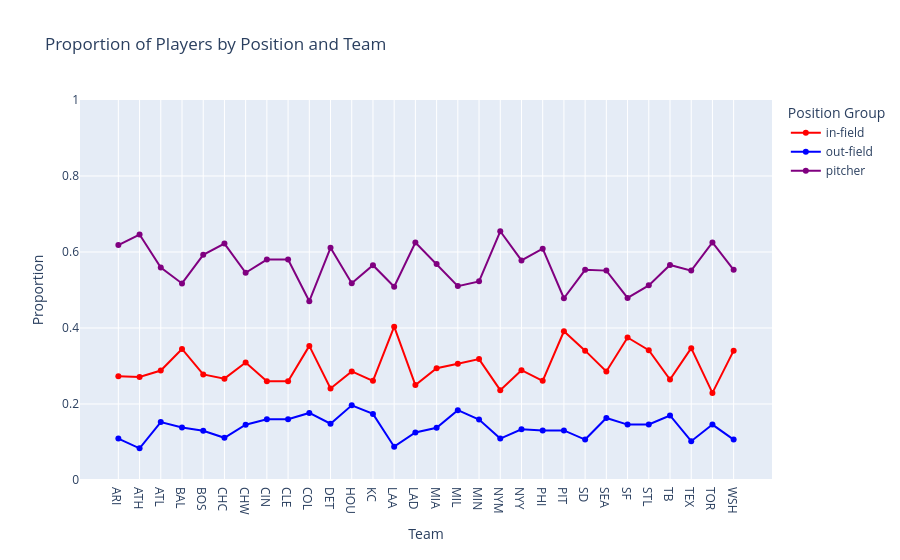

Notebook source saved alongside this figure:
### Markdown cell above
We can visualize the results of a cross tabulation with a **line plot** using the `px.line()` function. 
* This constructs one line per label of the first categorical variable, plotted against the labels of the second categorical variable. 
* It generalizes the bar chart we used to visualize one categorical variable.

### Code cell
pos_team_tab = pd.crosstab(mlb_salaries["Team"], mlb_salaries["PositionGroup"], normalize = "index")
pos_team_fig = px.line(pos_team_tab, 
                       labels = {"value":"Proportion",
                                 "PositionGroup":"Position Group"},
                       title = "Proportion of Players by Position and Team",
                       range_y = [0,1],
                       markers = True,
                       color_discrete_sequence=["red", "blue", "purple"])
pos_team_fig.show()

### Figure 1 — Plotly figure (JSON) as saved in the notebook; plotly's stock layout.template omitted (floating-point values rounded to 4 significant figures)
{"data": [{"hovertemplate": "Position Group=in-field<br>Team=%{x}<br>Proportion=%{y}<extra></extra>", "legendgroup": "in-field", "line": {"color": "red", "dash": "solid"}, "marker": {"symbol": "circle"}, "mode": "lines+markers", "name": "in-field", "orientation": "v", "showlegend": true, "type": "scatter", "x": ["ARI", "ATH", "ATL", "BAL", "BOS", "CHC", "CHW", "CIN", "CLE", "COL", "DET", "HOU", "KC", "LAA", "LAD", "MIA", "MIL", "MIN", "NYM", "NYY", "PHI", "PIT", "SD", "SEA", "SF", "STL", "TB", "TEX", "TOR", "WSH"], "xaxis": "x", "y": [0.2727, 0.2708, 0.2881, 0.3448, 0.2778, 0.2667, 0.3091, 0.26, 0.26, 0.3529, 0.2407, 0.2857, 0.2609, 0.4035, 0.25, 0.2941, 0.3061, 0.3182, 0.2364, 0.2889, 0.2609, 0.3913, 0.3404, 0.2857, 0.375, 0.3415, 0.2642, 0.3469, 0.2292, 0.3404], "yaxis": "y"}, {"hovertemplate": "Position Group=out-field<br>Team=%{x}<br>Proportion=%{y}<extra></extra>", "legendgroup": "out-field", "line": {"color": "blue", "dash": "solid"}, "marker": {"symbol": "circle"}, "mode": "lines+markers", "name": "out-field", "orientation": "v", "showlegend": true, "type": "scatter", "x": ["ARI", "ATH", "ATL", "BAL", "BOS", "CHC", "CHW", "CIN", "CLE", "COL", "DET", "HOU", "KC", "LAA", "LAD", "MIA", "MIL", "MIN", "NYM", "NYY", "PHI", "PIT", "SD", "SEA", "SF", "STL", "TB", "TEX", "TOR", "WSH"], "xaxis": "x", "y": [0.1091, 0.08333, 0.1525, 0.1379, 0.1296, 0.1111, 0.1455, 0.16, 0.16, 0.1765, 0.1481, 0.1964, 0.1739, 0.08772, 0.125, 0.1373, 0.1837, 0.1591, 0.1091, 0.1333, 0.1304, 0.1304, 0.1064, 0.1633, 0.1458, 0.1463, 0.1698, 0.102, 0.1458, 0.1064], "yaxis": "y"}, {"hovertemplate": "Position Group=pitcher<br>Team=%{x}<br>Proportion=%{y}<extra></extra>", "legendgroup": "pitcher", "line": {"color": "purple", "dash": "solid"}, "marker": {"symbol": "circle"}, "mode": "lines+markers", "name": "pitcher", "orientation": "v", "showlegend": true, "type": "scatter", "x": ["ARI", "ATH", "ATL", "BAL", "BOS", "CHC", "CHW", "CIN", "CLE", "COL", "DET", "HOU", "KC", "LAA", "LAD", "MIA", "MIL", "MIN", "NYM", "NYY", "PHI", "PIT", "SD", "SEA", "SF", "STL", "TB", "TEX", "TOR", "WSH"], "xaxis": "x", "y": [0.6182, 0.6458, 0.5593, 0.5172, 0.5926, 0.6222, 0.5455, 0.58, 0.58, 0.4706, 0.6111, 0.5179, 0.5652, 0.5088, 0.625, 0.5686, 0.5102, 0.5227, 0.6545, 0.5778, 0.6087, 0.4783, 0.5532, 0.551, 0.4792, 0.5122, 0.566, 0.551, 0.625, 0.5532], "yaxis": "y"}], "layout": {"autosize": true, "legend": {"title": {"text": "Position Group"}, "tracegroupgap": 0}, "title": {"text": "Proportion of Players by Position and Team"}, "xaxis": {"anchor": "y", "autorange": true, "domain": [0, 1], "range": [-1.749, 30.75], "title": {"text": "Team"}, "type": "category"}, "yaxis": {"anchor": "x", "domain": [0, 1], "range": [0, 1], "title": {"text": "Proportion"}, "type": "linear"}}}
